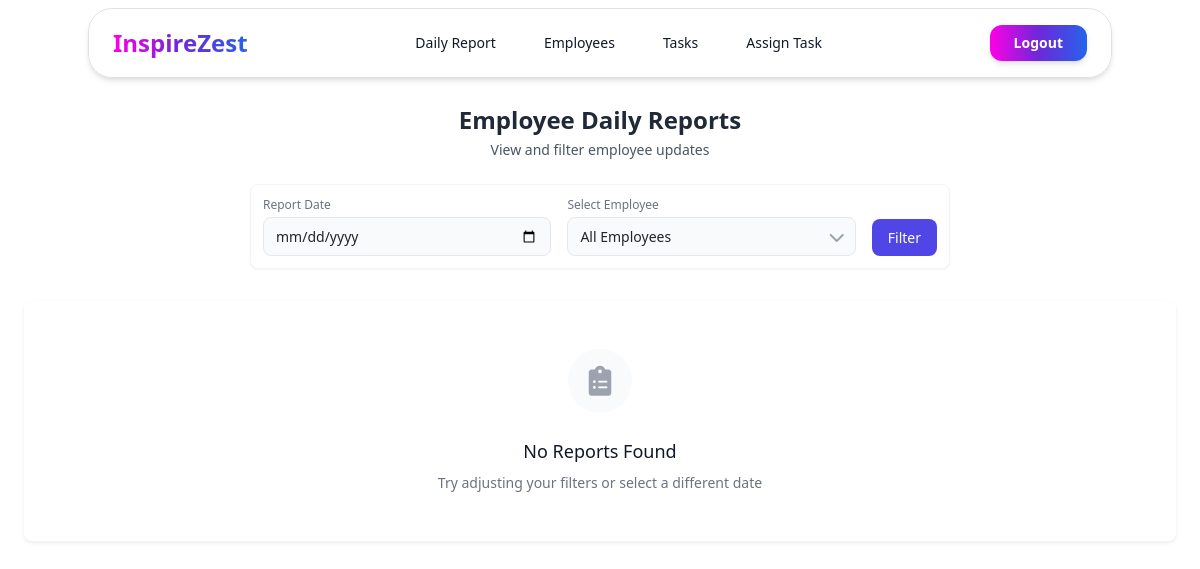
/manager/employee/dailyreport/list/ (signed in), run on an earlier commit of the app's database.
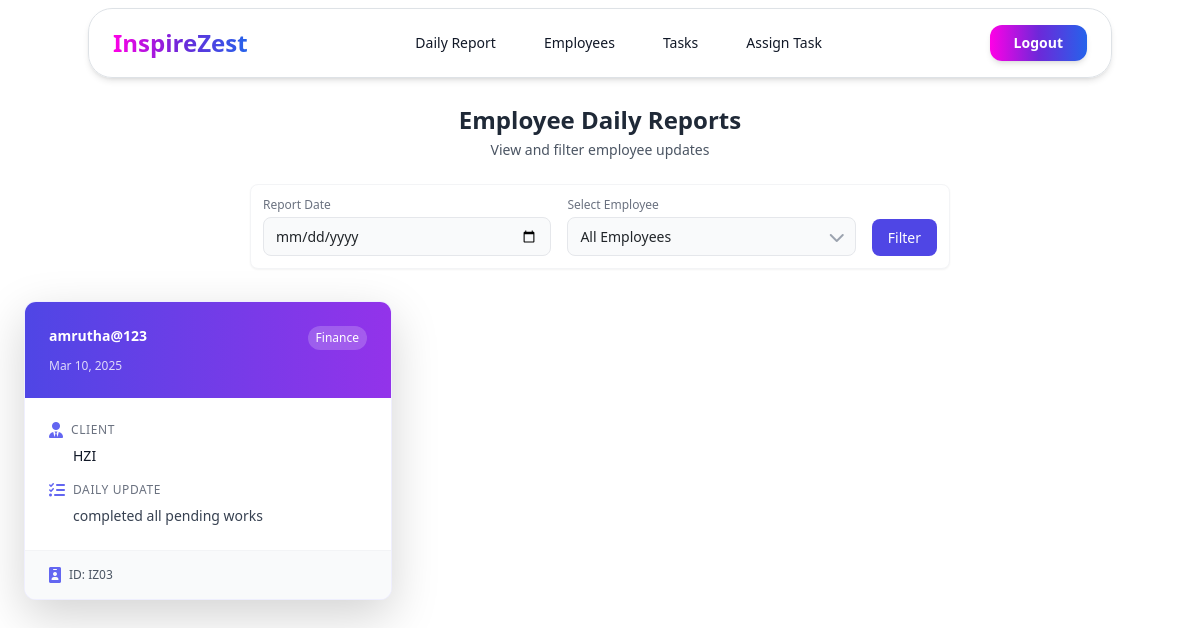
And on a later commit of the database.
### app/models.py (models this page shows, shortened)
class DailyReport(models.Model):
    employee = models.ForeignKey(CustomUser, on_delete=models.CASCADE)
    client_name = models.CharField(max_length=255)
    report_date = models.DateField(default=timezone.now)
    todays_update = models.TextField()

class CustomUser(AbstractUser):
    DEPARTMENT_CHOICES = [
        ('HR', 'Human Resources'),
        ('IT', 'Information Technology'),
        ('FIN', 'Finance'),
        ('MKT', 'Marketing'),
        ('OPS', 'Operations'),
    ]
    is_verified = models.BooleanField(default=False)
    otp = models.CharField(max_length=10, null=True, blank=True)
    email = models.EmailField(unique=True)
    employee_id = models.CharField(max_length=10, unique=True, null=True)
    department = models.CharField(max_length=3, choices=DEPARTMENT_CHOICES, null=True, blank=True)
    joining_date = models.DateField(null=True, blank=True)

### app/views.py (the view)
# urls.py: path('manager/employee/dailyreport/list/',views.Manager_employee_daily_report_view,name='manager-daily-report-list'),
def Manager_employee_daily_report_view(request):
    if not request.user.is_superuser:
        return redirect('employee-dashboard')
    reports = DailyReport.objects.all()
    selected_date = request.GET.get('date')
    selected_employee = request.GET.get('employee')
    if selected_date:
        try:
            filter_date = timezone.datetime.strptime(selected_date, '%Y-%m-%d').date()
            reports = reports.filter(report_date=filter_date)
        except ValueError:
            messages.error(request, "Invalid date format")
    if selected_employee:
        reports = reports.filter(employee=selected_employee)
    employees = CustomUser.objects.filter(is_superuser=False)
    reports = reports.order_by('-report_date')
    context = {
        'qs': reports,
        'employees': employees,
        'selected_date': selected_date,
        'selected_employee': selected_employee,
        'today': timezone.now().date()
    }
    return render(request, 'Manager_employee_daily_report.html', context)

### app/templates/Manager_employee_daily_report.html (shortened to what the changed rows need)
{% extends "admin_base.html" %}
{% load widget_tweaks %}
{% load static %}
{% block main_block %}
<link rel="stylesheet" href="{% static 'css/style.css' %}">
<link href="https://unpkg.com/aos@2.3.1/dist/aos.css" rel="stylesheet">
<div class="page-container mt-20">
    <div class="text-center mt-20 mb-4" data-aos="fade-down">
        <h1 class="text-2xl font-bold text-gray-800">Employee Daily Reports</h1>
    </div>
    {% if qs %}
<div class="grid grid-cols-1 md:grid-cols-2 lg:grid-cols-3 xl:grid-cols-4 gap-6">
    {% for report in qs %}
    <div class="report-card bg-white rounded-xl shadow-lg overflow-hidden transition-all duration-300 hover:shadow-xl hover:transform hover:-translate-y-1"
         data-aos="fade-up" data-aos-delay="{{ forloop.counter|add:100 }}">
        <div class="bg-gradient-to-r from-indigo-600 to-purple-600 p-4">
            <div class="flex items-start justify-between mb-2">
                <h3 class="text-sm font-semibold text-white truncate">{{ report.employee.username }}</h3>
                <span class="px-2 py-1 rounded-full text-xs font-medium bg-white/20 text-white backdrop-blur-sm">
                    {{ report.employee.get_department_display }}
                </span>
            </div>
            <div class="flex items-center text-white/80 text-xs">
                <span>{{ report.report_date|date:"M d, Y" }}</span>
            </div>
        </div>
        <div class="p-4 space-y-4">
            <div class="space-y-2">
                <div class="flex items-center">
                    <i class="fas fa-user-tie text-indigo-500 mr-2"></i>
                    <h4 class="text-xs font-medium text-gray-500 uppercase tracking-wider">Client</h4>
                </div>
                <p class="text-sm text-gray-900 font-medium pl-6">{{ report.client_name }}</p>
            </div>
            <div class="space-y-2">
                <div class="flex items-center">
                    <i class="fas fa-tasks text-indigo-500 mr-2"></i>
                    <h4 class="text-xs font-medium text-gray-500 uppercase tracking-wider">Daily Update</h4>
                </div>
                <p class="text-sm text-gray-700 pl-6 line-clamp-3">{{ report.todays_update }}</p>
            </div>
        </div>
        <div class="px-4 py-3 bg-gray-50 border-t border-gray-100">
            <div class="flex justify-between items-center">
                <div class="flex items-center gap-2">
                    <i class="fas fa-id-badge text-indigo-500"></i>
                    <span class="text-xs text-gray-600 font-medium">ID: {{ report.employee.employee_id }}</span>
                </div>
            </div>
        </div>
    </div>
    {% endfor %}
</div>
{% else %}
<div class="text-center py-12 bg-white rounded-lg shadow-sm" data-aos="fade-up">
    <div class="bg-gray-50 rounded-full w-16 h-16 flex items-center justify-center mx-auto mb-4">
        <i class="fas fa-clipboard-list text-3xl text-gray-400"></i>
    </div>
    <h3 class="text-lg font-medium text-gray-900">No Reports Found</h3>
    <p class="text-sm text-gray-500 mt-2">Try adjusting your filters or select a different date</p>
</div>
{% endif %}
</div>
{% endblock %}

What changed in the data, as far as the page shows it:
added DailyReport: employee.username "amrutha@123", employee.department "Finance", report_date "Mar 10, 2025", client_name "HZI", todays_update "completed all pending works", employee.employee_id "IZ03"
Also different on the page:
text no longer shown: "No Reports Found Try adjusting your filters or select a different date"
